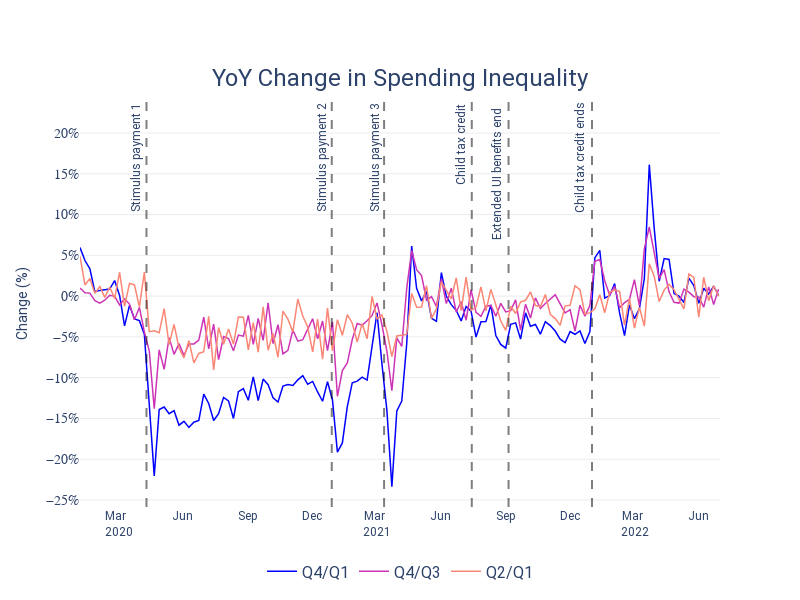

Source (notebook cell):
### Code cell
fig = go.Figure()

df = inq_inc2019_change

trace0 = go.Scatter(
    x=df["date"],
    y=(df["yoyspend_q4q1"]),
    line_width=1.5,
    line_color="#0000ff", ##003f5c
    name="Q4/Q1",
    mode="lines",
    hovertemplate='Week end: <b>%{x}</b><br> Change in Q4/Q1 ratio: <b>%{y:.1%}</b><extra></extra>'
    )
fig.add_trace(trace0)

trace1 = go.Scatter(
    x=df["date"],
    y=(df["yoyspend_q4q3"]),
    line_width=1.5,
    line_color="#cd34b5",   ##bc5090
    name="Q4/Q3",
    mode="lines",
    hovertemplate='Week end: <b>%{x}</b><br> Change in Q4/Q3 ratio: <b>%{y:.1%}</b><extra></extra>'   
    )
fig.add_trace(trace1)

trace2 = go.Scatter(
    x=df["date"],
    y=(df["yoyspend_q2q1"]),
    line_width=1.5,
    line_color= '#fa8775',   ##ffa600
    name="Q2/Q1",
    mode="lines",
    hovertemplate='Week end: <b>%{x}</b><br> Change in Q2/Q1 ratio: <b>%{y:.1%}</b><extra></extra>'       
    )
fig.add_trace(trace2)

fig.add_vline(x='2020-4-11', line_width=2, line_dash="dash", line_color="black", opacity=0.5)
fig.add_annotation(x='2020-3-27', y=0.17,text="Stimulus payment 1", showarrow=False,textangle=-90)

fig.add_vline(x='2020-12-29', line_width=2, line_dash="dash", line_color="black", opacity=0.5)
fig.add_annotation(x='2020-12-15', y=0.17,text="Stimulus payment 2", showarrow=False,textangle=-90)

fig.add_vline(x='2021-3-13', line_width=2, line_dash="dash", line_color="black", opacity=0.5)
fig.add_annotation(x='2021-2-27', y=0.17,text="Stimulus payment 3", showarrow=False,textangle=-90)

fig.add_vline(x='2021-7-15', line_width=2, line_dash="dash", line_color="black", opacity=0.5)
fig.add_annotation(x='2021-6-30', y=0.185,text="Child tax credit", showarrow=False,textangle=-90)

fig.add_vline(x='2021-9-05', line_width=2, line_dash="dash", line_color="black", opacity=0.5)
fig.add_annotation(x='2021-8-20', y=0.15,text="Extended UI benefits end", showarrow=False,textangle=-90)

fig.add_vline(x='2022-1-1', line_width=2, line_dash="dash", line_color="black", opacity=0.5)
fig.add_annotation(x='2021-12-15', y=0.17,text="Child tax credit ends", showarrow=False,textangle=-90)


fig.update_layout (yaxis=dict(
        zeroline=False,
        gridcolor="#EAECF0",
        gridwidth=1,
        # range=[0,20],
        tickformat='.0%',
        tickfont=dict(family="Roboto Mono", size=14, color="#2D426A"),
    ),
    xaxis=dict(
        zeroline=False,
        zerolinecolor="#EAECF0",
        zerolinewidth=1,
     #   tickangle = 45,
     #   gridcolor="#EAECF0",
    #    gridwidth=1,
        range=["2020-01-08", "2022-07-01"],
        tickfont=dict(family="Roboto", size=12, color="#2D426A"),
        tickmode = 'array',
        tickvals = ['2020-03-01' ,'2020-06-01',  '2020-9-01', '2020-12-01', 
                    '2021-03-01' ,'2021-06-01',  '2021-9-01', '2021-12-01',
                    '2022-03-01' ,'2022-06-01',],
        ticktext = ['Mar <br> 2020', 'Jun', 'Sep', 'Dec', 'Mar <br> 2021', 'Jun', 'Sep', 'Dec', 'Mar <br> 2022', 'Jun'],
    ),
    showlegend=True,
    yaxis_title="Change (%)",
    font=dict(family="Roboto", size=12, color="#2D426A"),
    legend=dict(
        yanchor="bottom",
        y=-0.2,
        xanchor="center",
        x=0.5,
        font=dict(family="Roboto", size=16, color="#2D426A"),
        # traceorder='reversed',
        orientation="h",
    ),
    title=dict(
        font=dict(family="Roboto", size=24, color="#2D426A"),
        text="YoY Change in Spending Inequality",
        yanchor="middle",
        y=0.87,
        xanchor="center",
        x=0.5,
    ),
    plot_bgcolor="rgba(0,0,0,0)",
    height=600, width = 800,
    hoverlabel=dict(
        bgcolor="white",
        bordercolor="#2D426A",
        font=dict(size=12, family="Roboto Mono", color="#2D426A"),
    ))



fig.show()
fig.write_html("html_figures\\ineq_change_main.html")

py.plot(fig, filename = 'ineq_change', auto_open=True)

### Figure 1 — Plotly figure (JSON) as saved in the notebook; plotly's stock layout.template omitted (floating-point values rounded to 4 significant figures; data arrays with more than 128 entries replaced by an {"elided": "..."} marker saying what was removed)
{"data": [{"hovertemplate": "Week end: <b>%{x}</b><br> Change in Q4/Q1 ratio: <b>%{y:.1%}</b><extra></extra>", "line": {"color": "#0000ff", "width": 1.5}, "mode": "lines", "name": "Q4/Q1", "type": "scatter", "x": {"elided": "130 str values"}, "y": {"elided": "130 float values"}}, {"hovertemplate": "Week end: <b>%{x}</b><br> Change in Q4/Q3 ratio: <b>%{y:.1%}</b><extra></extra>", "line": {"color": "#cd34b5", "width": 1.5}, "mode": "lines", "name": "Q4/Q3", "type": "scatter", "x": {"elided": "130 str values"}, "y": {"elided": "130 float values"}}, {"hovertemplate": "Week end: <b>%{x}</b><br> Change in Q2/Q1 ratio: <b>%{y:.1%}</b><extra></extra>", "line": {"color": "#fa8775", "width": 1.5}, "mode": "lines", "name": "Q2/Q1", "type": "scatter", "x": {"elided": "130 str values"}, "y": {"elided": "130 float values"}}], "layout": {"annotations": [{"showarrow": false, "text": "Stimulus payment 1", "textangle": -90, "x": "2020-3-27", "y": 0.17}, {"showarrow": false, "text": "Stimulus payment 2", "textangle": -90, "x": "2020-12-15", "y": 0.17}, {"showarrow": false, "text": "Stimulus payment 3", "textangle": -90, "x": "2021-2-27", "y": 0.17}, {"showarrow": false, "text": "Child tax credit", "textangle": -90, "x": "2021-6-30", "y": 0.185}, {"showarrow": false, "text": "Extended UI benefits end", "textangle": -90, "x": "2021-8-20", "y": 0.15}, {"showarrow": false, "text": "Child tax credit ends", "textangle": -90, "x": "2021-12-15", "y": 0.17}], "font": {"color": "#2D426A", "family": "Roboto", "size": 12}, "height": 600, "hoverlabel": {"bgcolor": "white", "bordercolor": "#2D426A", "font": {"color": "#2D426A", "family": "Roboto Mono", "size": 12}}, "legend": {"font": {"color": "#2D426A", "family": "Roboto", "size": 16}, "orientation": "h", "x": 0.5, "xanchor": "center", "y": -0.2, "yanchor": "bottom"}, "plot_bgcolor": "rgba(0,0,0,0)", "shapes": [{"line": {"color": "black", "dash": "dash", "width": 2}, "opacity": 0.5, "type": "line", "x0": "2020-4-11", "x1": "2020-4-11", "xref": "x", "y0": 0, "y1": 1, "yref": "y domain"}, {"line": {"color": "black", "dash": "dash", "width": 2}, "opacity": 0.5, "type": "line", "x0": "2020-12-29", "x1": "2020-12-29", "xref": "x", "y0": 0, "y1": 1, "yref": "y domain"}, {"line": {"color": "black", "dash": "dash", "width": 2}, "opacity": 0.5, "type": "line", "x0": "2021-3-13", "x1": "2021-3-13", "xref": "x", "y0": 0, "y1": 1, "yref": "y domain"}, {"line": {"color": "black", "dash": "dash", "width": 2}, "opacity": 0.5, "type": "line", "x0": "2021-7-15", "x1": "2021-7-15", "xref": "x", "y0": 0, "y1": 1, "yref": "y domain"}, {"line": {"color": "black", "dash": "dash", "width": 2}, "opacity": 0.5, "type": "line", "x0": "2021-9-05", "x1": "2021-9-05", "xref": "x", "y0": 0, "y1": 1, "yref": "y domain"}, {"line": {"color": "black", "dash": "dash", "width": 2}, "opacity": 0.5, "type": "line", "x0": "2022-1-1", "x1": "2022-1-1", "xref": "x", "y0": 0, "y1": 1, "yref": "y domain"}], "showlegend": true, "title": {"font": {"color": "#2D426A", "family": "Roboto", "size": 24}, "text": "YoY Change in Spending Inequality", "x": 0.5, "xanchor": "center", "y": 0.87, "yanchor": "middle"}, "width": 800, "xaxis": {"range": ["2020-01-08", "2022-07-01"], "tickfont": {"color": "#2D426A", "family": "Roboto", "size": 12}, "tickmode": "array", "ticktext": ["Mar <br> 2020", "Jun", "Sep", "Dec", "Mar <br> 2021", "Jun", "Sep", "Dec", "Mar <br> 2022", "Jun"], "tickvals": ["2020-03-01", "2020-06-01", "2020-9-01", "2020-12-01", "2021-03-01", "2021-06-01", "2021-9-01", "2021-12-01", "2022-03-01", "2022-06-01"], "zeroline": false, "zerolinecolor": "#EAECF0", "zerolinewidth": 1}, "yaxis": {"gridcolor": "#EAECF0", "gridwidth": 1, "tickfont": {"color": "#2D426A", "family": "Roboto Mono", "size": 14}, "tickformat": ".0%", "title": {"text": "Change (%)"}, "zeroline": false}}}
